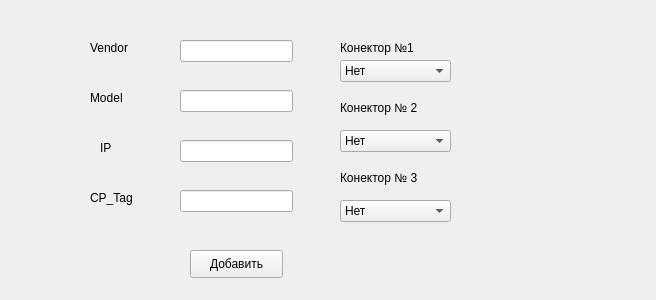
<?xml version="1.0" encoding="UTF-8"?>
<ui version="4.0">
 <class>Form</class>
 <widget class="QWidget" name="Form">
  <property name="geometry">
   <rect>
    <x>0</x>
    <y>0</y>
    <width>656</width>
    <height>300</height>
   </rect>
  </property>
  <property name="windowTitle">
   <string>Добавление в БД точки зарядки</string>
  </property>
  <widget class="QLineEdit" name="lineEdit">
   <property name="geometry">
    <rect>
     <x>180</x>
     <y>40</y>
     <width>113</width>
     <height>22</height>
    </rect>
   </property>
  </widget>
  <widget class="QLineEdit" name="lineEdit_2">
   <property name="geometry">
    <rect>
     <x>180</x>
     <y>90</y>
     <width>113</width>
     <height>22</height>
    </rect>
   </property>
  </widget>
  <widget class="QLineEdit" name="lineEdit_3">
   <property name="geometry">
    <rect>
     <x>180</x>
     <y>140</y>
     <width>113</width>
     <height>22</height>
    </rect>
   </property>
  </widget>
  <widget class="QLineEdit" name="lineEdit_4">
   <property name="geometry">
    <rect>
     <x>180</x>
     <y>190</y>
     <width>113</width>
     <height>22</height>
    </rect>
   </property>
  </widget>
  <widget class="QLabel" name="label">
   <property name="geometry">
    <rect>
     <x>90</x>
     <y>40</y>
     <width>55</width>
     <height>16</height>
    </rect>
   </property>
   <property name="text">
    <string>Vendor</string>
   </property>
  </widget>
  <widget class="QLabel" name="label_2">
   <property name="geometry">
    <rect>
     <x>90</x>
     <y>90</y>
     <width>55</width>
     <height>16</height>
    </rect>
   </property>
   <property name="text">
    <string>Model</string>
   </property>
  </widget>
  <widget class="QLabel" name="label_3">
   <property name="geometry">
    <rect>
     <x>100</x>
     <y>140</y>
     <width>55</width>
     <height>16</height>
    </rect>
   </property>
   <property name="text">
    <string>IP</string>
   </property>
  </widget>
  <widget class="QLabel" name="label_4">
   <property name="geometry">
    <rect>
     <x>90</x>
     <y>190</y>
     <width>55</width>
     <height>16</height>
    </rect>
   </property>
   <property name="text">
    <string>CP_Tag</string>
   </property>
  </widget>
  <widget class="QPushButton" name="pushButton">
   <property name="geometry">
    <rect>
     <x>190</x>
     <y>250</y>
     <width>93</width>
     <height>28</height>
    </rect>
   </property>
   <property name="text">
    <string>Добавить</string>
   </property>
  </widget>
  <widget class="QLabel" name="label_5">
   <property name="geometry">
    <rect>
     <x>340</x>
     <y>40</y>
     <width>81</width>
     <height>16</height>
    </rect>
   </property>
   <property name="text">
    <string>Конектор №1</string>
   </property>
  </widget>
  <widget class="QComboBox" name="comboBox">
   <property name="geometry">
    <rect>
     <x>340</x>
     <y>60</y>
     <width>111</width>
     <height>22</height>
    </rect>
   </property>
   <item>
    <property name="text">
     <string>Нет</string>
    </property>
   </item>
   <item>
    <property name="text">
     <string>Type 1</string>
    </property>
   </item>
   <item>
    <property name="text">
     <string>Type 2</string>
    </property>
   </item>
   <item>
    <property name="text">
     <string>GB\T</string>
    </property>
   </item>
   <item>
    <property name="text">
     <string>CHAdeMO</string>
    </property>
   </item>
   <item>
    <property name="text">
     <string>Tesla SG</string>
    </property>
   </item>
   <item>
    <property name="text">
     <string>CSS Combo 1</string>
    </property>
   </item>
   <item>
    <property name="text">
     <string>CSS Combo 2</string>
    </property>
   </item>
  </widget>
  <widget class="QLabel" name="label_6">
   <property name="geometry">
    <rect>
     <x>340</x>
     <y>100</y>
     <width>81</width>
     <height>16</height>
    </rect>
   </property>
   <property name="text">
    <string>Конектор № 2</string>
   </property>
  </widget>
  <widget class="QComboBox" name="comboBox_2">
   <property name="geometry">
    <rect>
     <x>340</x>
     <y>130</y>
     <width>111</width>
     <height>22</height>
    </rect>
   </property>
   <item>
    <property name="text">
     <string>Нет</string>
    </property>
   </item>
   <item>
    <property name="text">
     <string>Type 1</string>
    </property>
   </item>
   <item>
    <property name="text">
     <string>Type 2</string>
    </property>
   </item>
   <item>
    <property name="text">
     <string>GB\T</string>
    </property>
   </item>
   <item>
    <property name="text">
     <string>CHAdeMO</string>
    </property>
   </item>
   <item>
    <property name="text">
     <string>Tesla SG</string>
    </property>
   </item>
   <item>
    <property name="text">
     <string>CSS Combo 1</string>
    </property>
   </item>
   <item>
    <property name="text">
     <string>CSS Combo 2</string>
    </property>
   </item>
  </widget>
  <widget class="QLabel" name="label_7">
   <property name="geometry">
    <rect>
     <x>340</x>
     <y>170</y>
     <width>81</width>
     <height>16</height>
    </rect>
   </property>
   <property name="text">
    <string>Конектор № 3</string>
   </property>
  </widget>
  <widget class="QComboBox" name="comboBox_3">
   <property name="geometry">
    <rect>
     <x>340</x>
     <y>200</y>
     <width>111</width>
     <height>22</height>
    </rect>
   </property>
   <item>
    <property name="text">
     <string>Нет</string>
    </property>
   </item>
   <item>
    <property name="text">
     <string>Type 1</string>
    </property>
   </item>
   <item>
    <property name="text">
     <string>Type 2</string>
    </property>
   </item>
   <item>
    <property name="text">
     <string>GB\T</string>
    </property>
   </item>
   <item>
    <property name="text">
     <string>CHAdeMO</string>
    </property>
   </item>
   <item>
    <property name="text">
     <string>Tesla SG</string>
    </property>
   </item>
   <item>
    <property name="text">
     <string>CSS Combo 1</string>
    </property>
   </item>
   <item>
    <property name="text">
     <string>CSS Combo 2</string>
    </property>
   </item>
  </widget>
 </widget>
 <resources/>
 <connections/>
</ui>
